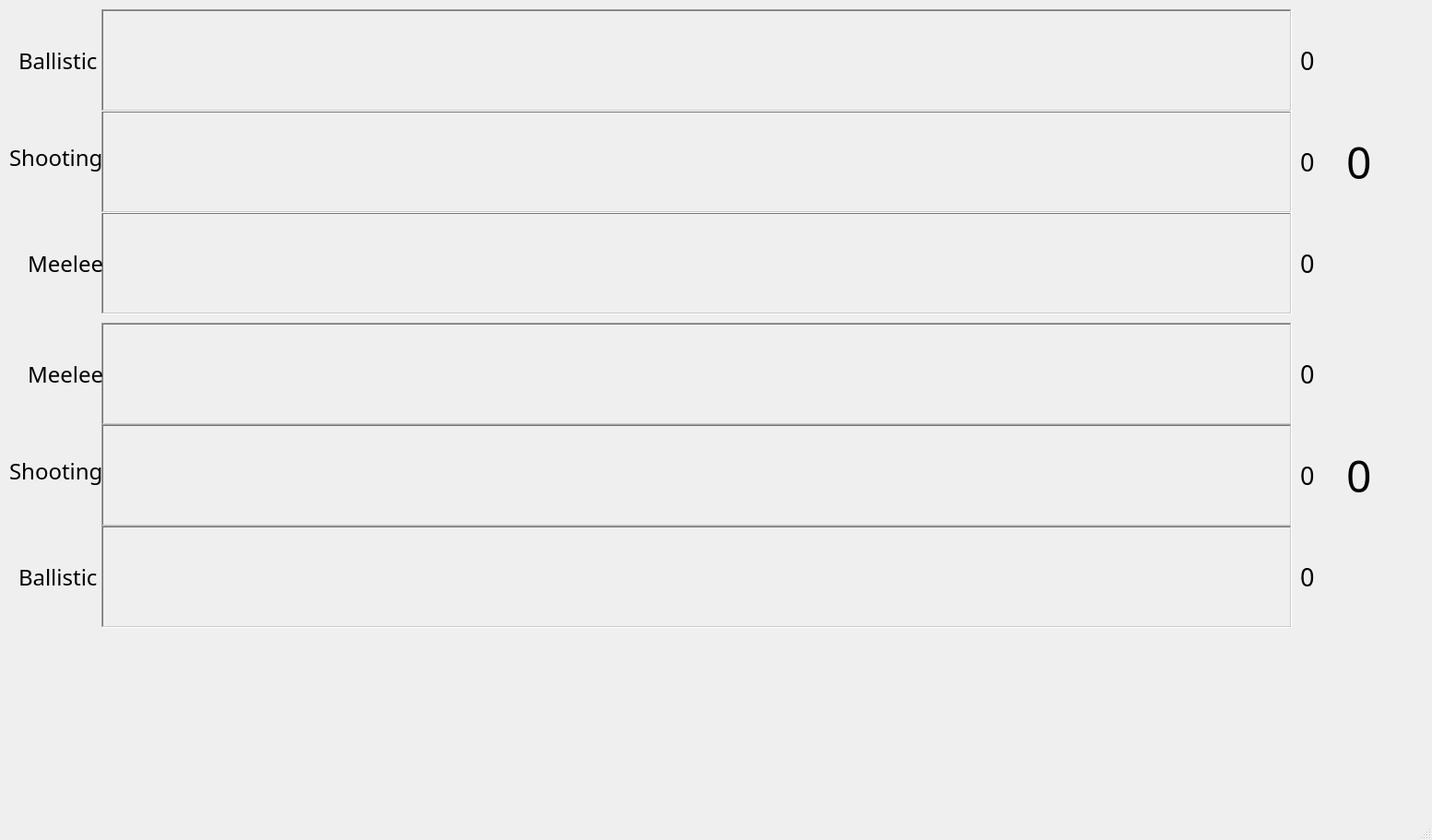
<?xml version="1.0" encoding="UTF-8"?>
<ui version="4.0">
 <class>MainWindow</class>
 <widget class="QMainWindow" name="MainWindow">
  <property name="geometry">
   <rect>
    <x>0</x>
    <y>0</y>
    <width>1553</width>
    <height>911</height>
   </rect>
  </property>
  <property name="windowTitle">
   <string>MainWindow</string>
  </property>
  <widget class="QWidget" name="centralwidget">
   <widget class="QWidget" name="horizontalLayoutWidget">
    <property name="geometry">
     <rect>
      <x>110</x>
      <y>690</y>
      <width>1291</width>
      <height>111</height>
     </rect>
    </property>
    <layout class="QHBoxLayout" name="deckHorlLayout"/>
   </widget>
   <widget class="QFrame" name="enemyMeeleeFrame">
    <property name="geometry">
     <rect>
      <x>110</x>
      <y>230</y>
      <width>1291</width>
      <height>111</height>
     </rect>
    </property>
    <property name="frameShape">
     <enum>QFrame::WinPanel</enum>
    </property>
    <property name="frameShadow">
     <enum>QFrame::Sunken</enum>
    </property>
    <property name="lineWidth">
     <number>5</number>
    </property>
    <property name="midLineWidth">
     <number>5</number>
    </property>
    <widget class="QWidget" name="horizontalLayoutWidget_2">
     <property name="geometry">
      <rect>
       <x>10</x>
       <y>10</y>
       <width>1271</width>
       <height>91</height>
      </rect>
     </property>
     <layout class="QHBoxLayout" name="enemyMeeleeLayout">
      <property name="spacing">
       <number>6</number>
      </property>
     </layout>
    </widget>
   </widget>
   <widget class="QFrame" name="playerMeeleeFrame">
    <property name="geometry">
     <rect>
      <x>110</x>
      <y>350</y>
      <width>1291</width>
      <height>111</height>
     </rect>
    </property>
    <property name="frameShape">
     <enum>QFrame::WinPanel</enum>
    </property>
    <property name="frameShadow">
     <enum>QFrame::Sunken</enum>
    </property>
    <property name="lineWidth">
     <number>5</number>
    </property>
    <property name="midLineWidth">
     <number>5</number>
    </property>
    <widget class="QWidget" name="horizontalLayoutWidget_5">
     <property name="geometry">
      <rect>
       <x>10</x>
       <y>10</y>
       <width>1271</width>
       <height>91</height>
      </rect>
     </property>
     <layout class="QHBoxLayout" name="playerMeeleeLayout"/>
    </widget>
   </widget>
   <widget class="QLabel" name="enemyMeeleeLabel">
    <property name="geometry">
     <rect>
      <x>30</x>
      <y>270</y>
      <width>101</width>
      <height>31</height>
     </rect>
    </property>
    <property name="font">
     <font>
      <family>Bahnschrift SemiLight</family>
      <pointsize>18</pointsize>
     </font>
    </property>
    <property name="text">
     <string>Meelee</string>
    </property>
   </widget>
   <widget class="QLabel" name="enemyShootingLabel">
    <property name="geometry">
     <rect>
      <x>10</x>
      <y>150</y>
      <width>121</width>
      <height>41</height>
     </rect>
    </property>
    <property name="font">
     <font>
      <family>Bahnschrift SemiLight</family>
      <pointsize>18</pointsize>
     </font>
    </property>
    <property name="text">
     <string>Shooting</string>
    </property>
   </widget>
   <widget class="QLabel" name="enemyBallisticLabel">
    <property name="geometry">
     <rect>
      <x>20</x>
      <y>50</y>
      <width>101</width>
      <height>31</height>
     </rect>
    </property>
    <property name="font">
     <font>
      <family>Bahnschrift SemiLight</family>
      <pointsize>18</pointsize>
     </font>
    </property>
    <property name="text">
     <string>Ballistic</string>
    </property>
   </widget>
   <widget class="QLabel" name="playerMeeleeLabel">
    <property name="geometry">
     <rect>
      <x>30</x>
      <y>390</y>
      <width>101</width>
      <height>31</height>
     </rect>
    </property>
    <property name="font">
     <font>
      <family>Bahnschrift SemiLight</family>
      <pointsize>18</pointsize>
     </font>
    </property>
    <property name="text">
     <string>Meelee</string>
    </property>
   </widget>
   <widget class="QLabel" name="playerShootingLabel">
    <property name="geometry">
     <rect>
      <x>10</x>
      <y>490</y>
      <width>141</width>
      <height>41</height>
     </rect>
    </property>
    <property name="font">
     <font>
      <family>Bahnschrift SemiLight</family>
      <pointsize>18</pointsize>
     </font>
    </property>
    <property name="text">
     <string>Shooting</string>
    </property>
   </widget>
   <widget class="QLabel" name="playerBallisticLabel">
    <property name="geometry">
     <rect>
      <x>20</x>
      <y>610</y>
      <width>101</width>
      <height>31</height>
     </rect>
    </property>
    <property name="font">
     <font>
      <family>Bahnschrift SemiLight</family>
      <pointsize>18</pointsize>
     </font>
    </property>
    <property name="text">
     <string>Ballistic</string>
    </property>
   </widget>
   <widget class="QLabel" name="enemyMeeleeStrength">
    <property name="geometry">
     <rect>
      <x>1410</x>
      <y>250</y>
      <width>61</width>
      <height>71</height>
     </rect>
    </property>
    <property name="font">
     <font>
      <family>Bahnschrift SemiLight</family>
      <pointsize>20</pointsize>
     </font>
    </property>
    <property name="text">
     <string>0</string>
    </property>
   </widget>
   <widget class="QLabel" name="enemyShootingStrength">
    <property name="geometry">
     <rect>
      <x>1410</x>
      <y>140</y>
      <width>61</width>
      <height>71</height>
     </rect>
    </property>
    <property name="font">
     <font>
      <family>Bahnschrift SemiLight</family>
      <pointsize>20</pointsize>
     </font>
    </property>
    <property name="text">
     <string>0</string>
    </property>
   </widget>
   <widget class="QLabel" name="enemyBallisticStrength">
    <property name="geometry">
     <rect>
      <x>1410</x>
      <y>30</y>
      <width>61</width>
      <height>71</height>
     </rect>
    </property>
    <property name="font">
     <font>
      <family>Bahnschrift SemiLight</family>
      <pointsize>20</pointsize>
     </font>
    </property>
    <property name="text">
     <string>0</string>
    </property>
   </widget>
   <widget class="QLabel" name="playerBallisticStrength">
    <property name="geometry">
     <rect>
      <x>1410</x>
      <y>590</y>
      <width>61</width>
      <height>71</height>
     </rect>
    </property>
    <property name="font">
     <font>
      <family>Bahnschrift SemiLight</family>
      <pointsize>20</pointsize>
     </font>
    </property>
    <property name="text">
     <string>0</string>
    </property>
   </widget>
   <widget class="QLabel" name="playerShootingStrength">
    <property name="geometry">
     <rect>
      <x>1410</x>
      <y>480</y>
      <width>61</width>
      <height>71</height>
     </rect>
    </property>
    <property name="font">
     <font>
      <family>Bahnschrift SemiLight</family>
      <pointsize>20</pointsize>
     </font>
    </property>
    <property name="text">
     <string>0</string>
    </property>
   </widget>
   <widget class="QLabel" name="playerMeeleeStrength">
    <property name="geometry">
     <rect>
      <x>1410</x>
      <y>370</y>
      <width>61</width>
      <height>71</height>
     </rect>
    </property>
    <property name="font">
     <font>
      <family>Bahnschrift SemiLight</family>
      <pointsize>20</pointsize>
     </font>
    </property>
    <property name="text">
     <string>0</string>
    </property>
   </widget>
   <widget class="QFrame" name="enemyShootingFrame">
    <property name="geometry">
     <rect>
      <x>110</x>
      <y>120</y>
      <width>1291</width>
      <height>111</height>
     </rect>
    </property>
    <property name="frameShape">
     <enum>QFrame::WinPanel</enum>
    </property>
    <property name="frameShadow">
     <enum>QFrame::Sunken</enum>
    </property>
    <property name="lineWidth">
     <number>5</number>
    </property>
    <property name="midLineWidth">
     <number>5</number>
    </property>
    <widget class="QWidget" name="horizontalLayoutWidget_3">
     <property name="geometry">
      <rect>
       <x>10</x>
       <y>10</y>
       <width>1271</width>
       <height>91</height>
      </rect>
     </property>
     <layout class="QHBoxLayout" name="enemyShootingLayout"/>
    </widget>
   </widget>
   <widget class="QFrame" name="enemyBallisticFrame">
    <property name="geometry">
     <rect>
      <x>110</x>
      <y>10</y>
      <width>1291</width>
      <height>111</height>
     </rect>
    </property>
    <property name="frameShape">
     <enum>QFrame::WinPanel</enum>
    </property>
    <property name="frameShadow">
     <enum>QFrame::Sunken</enum>
    </property>
    <property name="lineWidth">
     <number>5</number>
    </property>
    <property name="midLineWidth">
     <number>5</number>
    </property>
    <widget class="QWidget" name="horizontalLayoutWidget_4">
     <property name="geometry">
      <rect>
       <x>10</x>
       <y>10</y>
       <width>1271</width>
       <height>91</height>
      </rect>
     </property>
     <layout class="QHBoxLayout" name="enemyBallisticLayout"/>
    </widget>
   </widget>
   <widget class="QFrame" name="playerShootingFrame">
    <property name="geometry">
     <rect>
      <x>110</x>
      <y>460</y>
      <width>1291</width>
      <height>111</height>
     </rect>
    </property>
    <property name="frameShape">
     <enum>QFrame::WinPanel</enum>
    </property>
    <property name="frameShadow">
     <enum>QFrame::Sunken</enum>
    </property>
    <property name="lineWidth">
     <number>5</number>
    </property>
    <property name="midLineWidth">
     <number>5</number>
    </property>
    <widget class="QWidget" name="horizontalLayoutWidget_6">
     <property name="geometry">
      <rect>
       <x>10</x>
       <y>10</y>
       <width>1271</width>
       <height>91</height>
      </rect>
     </property>
     <layout class="QHBoxLayout" name="playerShootingLayout"/>
    </widget>
   </widget>
   <widget class="QFrame" name="playerBallisticFrame">
    <property name="geometry">
     <rect>
      <x>110</x>
      <y>570</y>
      <width>1291</width>
      <height>111</height>
     </rect>
    </property>
    <property name="frameShape">
     <enum>QFrame::WinPanel</enum>
    </property>
    <property name="frameShadow">
     <enum>QFrame::Sunken</enum>
    </property>
    <property name="lineWidth">
     <number>5</number>
    </property>
    <property name="midLineWidth">
     <number>5</number>
    </property>
    <widget class="QWidget" name="horizontalLayoutWidget_7">
     <property name="geometry">
      <rect>
       <x>10</x>
       <y>10</y>
       <width>1271</width>
       <height>91</height>
      </rect>
     </property>
     <layout class="QHBoxLayout" name="playerBallisticLayout"/>
    </widget>
   </widget>
   <widget class="QLabel" name="enemyOverallStrength">
    <property name="geometry">
     <rect>
      <x>1460</x>
      <y>140</y>
      <width>61</width>
      <height>71</height>
     </rect>
    </property>
    <property name="font">
     <font>
      <family>Bahnschrift SemiLight</family>
      <pointsize>36</pointsize>
     </font>
    </property>
    <property name="text">
     <string>0</string>
    </property>
   </widget>
   <widget class="QLabel" name="playerOverallStrength">
    <property name="geometry">
     <rect>
      <x>1460</x>
      <y>480</y>
      <width>61</width>
      <height>71</height>
     </rect>
    </property>
    <property name="font">
     <font>
      <family>Bahnschrift SemiLight</family>
      <pointsize>36</pointsize>
     </font>
    </property>
    <property name="text">
     <string>0</string>
    </property>
   </widget>
  </widget>
  <widget class="QMenuBar" name="menubar">
   <property name="geometry">
    <rect>
     <x>0</x>
     <y>0</y>
     <width>1553</width>
     <height>21</height>
    </rect>
   </property>
  </widget>
  <widget class="QStatusBar" name="statusbar"/>
 </widget>
 <resources/>
 <connections/>
</ui>
